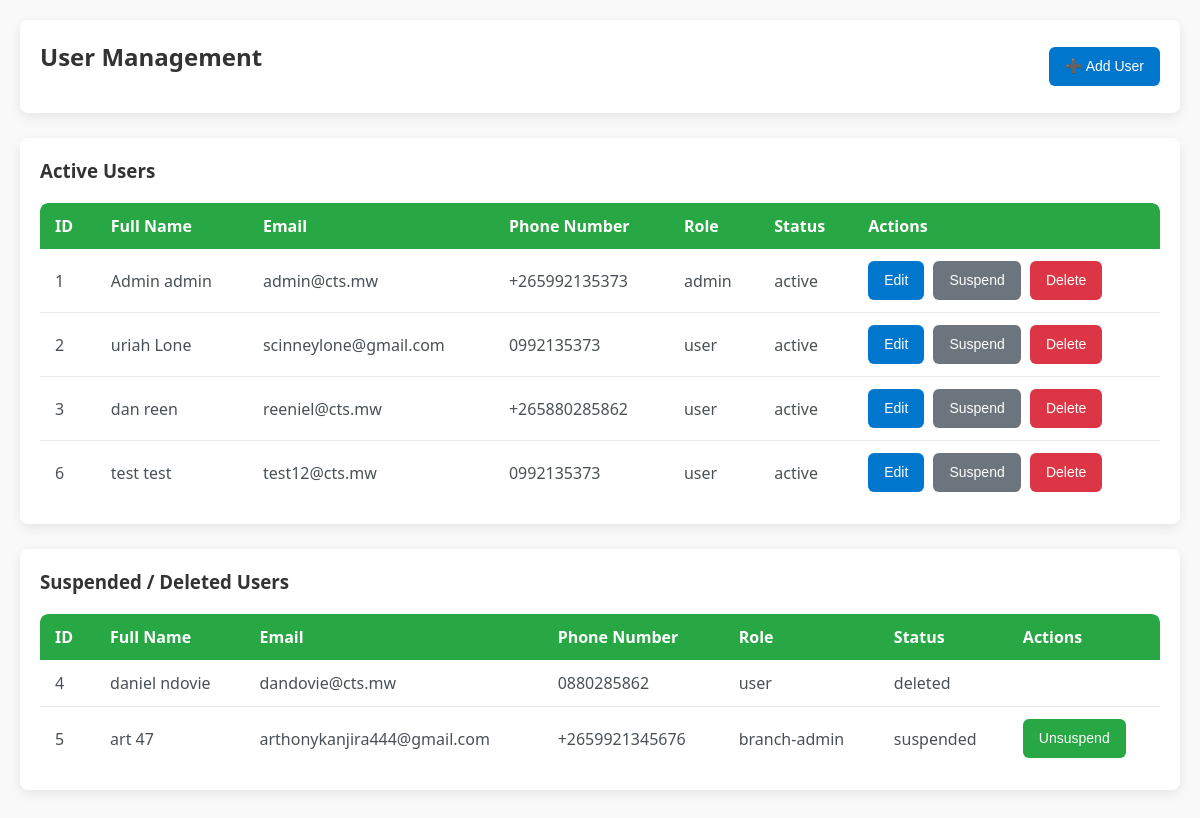
/sections/users.php, run on the app's committed database.
### tables this page shows
CREATE TABLE `users` (
  `id` int(11) NOT NULL,
  `name` varchar(100) NOT NULL,
  `surname` varchar(100) NOT NULL,
  `email` varchar(100) NOT NULL,
  `password` varchar(255) NOT NULL,
  `role` enum('user','admin','branch-admin','receptionist','driver') NOT NULL DEFAULT 'user',
  `created_at` timestamp NOT NULL DEFAULT current_timestamp(),
  `phone_number` varchar(15) NOT NULL,
  `status` enum('active','suspended','deleted') NOT NULL DEFAULT 'active'
);

### sections/users.php (the view, shortened to what this page needs)
<?php
include './db/connection.php';
?>
<div class="card">
    <div class="user-management-header">
        <h2>User Management</h2>
        <button onclick="openAddUserModal()" class="btn btn-primary">➕ Add User</button>
    </div>
</div>
<div class="card">
    <h3>Active Users</h3>
    <table class="user-table">
        <thead>
            <tr>
                <th>ID</th>
                <th>Full Name</th>
                <th>Email</th>
                <th>Phone Number</th>
                <th>Role</th>
                <th>Status</th>
                <th>Actions</th>
            </tr>
        </thead>
        <tbody id="active-users-body">
        <?php
        $query = "SELECT id, name, surname, email, phone_number, role, status FROM users WHERE status = 'active'";
        $result = mysqli_query($connection, $query);
        if (!$result) {
            echo "<tr><td colspan='7'>Error: " . mysqli_error($connection) . "</td></tr>";
        } else {
            while ($row = mysqli_fetch_assoc($result)) {
                $fullName = htmlspecialchars($row['name'] . ' ' . $row['surname'], ENT_QUOTES);
                $email = htmlspecialchars($row['email'], ENT_QUOTES);
                $phone_number = htmlspecialchars($row['phone_number'], ENT_QUOTES);
                $role = htmlspecialchars($row['role'], ENT_QUOTES);
                $status = htmlspecialchars($row['status'], ENT_QUOTES);
                echo "<tr>
                    <td>{$row['id']}</td>
                    <td>{$fullName}</td>
                    <td>{$email}</td>
                    <td>{$phone_number}</td>
                    <td>{$role}</td>
                    <td>{$status}</td>
                    <td>
                        <button
                            class='btn btn-warning edit-user-btn'
                            data-id='{$row['id']}'
                            data-name=\"" . htmlspecialchars($row['name'], ENT_QUOTES) . "\"
                            data-surname=\"" . htmlspecialchars($row['surname'], ENT_QUOTES) . "\"
                            data-email=\"" . htmlspecialchars($row['email'], ENT_QUOTES) . "\"
                            data-phone_number=\"" . htmlspecialchars($row['phone_number'], ENT_QUOTES) . "\"
                            data-role=\"" . htmlspecialchars($row['role'], ENT_QUOTES) . "\"
                        >Edit</button>
                        <button
                            class='btn btn-secondary suspend-user-btn'
                            data-id='{$row['id']}'
                        >Suspend</button>
                        <button
                            class='btn btn-danger delete-user-btn'
                            data-id='{$row['id']}'
                        >Delete</button>
                    </td>
                </tr>";
            }
        }
        ?>
        </tbody>
    </table>
</div>
<div class="card">
    <h3>Suspended / Deleted Users</h3>
    <table class="user-table">
        <thead>
            <tr>
                <th>ID</th>
                <th>Full Name</th>
                <th>Email</th>
                <th>Phone Number</th>
                <th>Role</th>
                <th>Status</th>
                <th>Actions</th>
            </tr>
        </thead>
        <tbody id="suspended-users-body">
        <?php
        $query_suspended = "SELECT id, name, surname, email, phone_number, role, status FROM users WHERE status IN ('suspended', 'deleted')";
        $result_suspended = mysqli_query($connection, $query_suspended);
        if (!$result_suspended) {
            echo "<tr><td colspan='7'>Error: " . mysqli_error($connection) . "</td></tr>";
        } else {
            while ($row_suspended = mysqli_fetch_assoc($result_suspended)) {
                $fullName_suspended = htmlspecialchars($row_suspended['name'] . ' ' . $row_suspended['surname'], ENT_QUOTES);
                $email_suspended = htmlspecialchars($row_suspended['email'], ENT_QUOTES);
                $phone_number_suspended = htmlspecialchars($row_suspended['phone_number'], ENT_QUOTES);
                $role_suspended = htmlspecialchars($row_suspended['role'], ENT_QUOTES);
                $status_suspended = htmlspecialchars($row_suspended['status'], ENT_QUOTES);
                echo "<tr>
                    <td>{$row_suspended['id']}</td>
                    <td>{$fullName_suspended}</td>
                    <td>{$email_suspended}</td>
                    <td>{$phone_number_suspended}</td>
                    <td>{$role_suspended}</td>
                    <td>{$status_suspended}</td>
                    <td>";
                if ($row_suspended['status'] === 'suspended') {
                    echo "<button
                            class='btn btn-success unsuspend-user-btn'
                            data-id='{$row_suspended['id']}'
                        >Unsuspend</button>";
                }
                echo "</td>
                </tr>";
            }
        }
        ?>
        </tbody>
    </table>
</div>

### sections/users.php (style rules this page uses)
.card { background-color: #fff; border-radius: 8px; box-shadow: 0 4px 12px rgba(0,0,0,0.08); padding: 20px; margin-bottom: 25px; overflow: auto; }
.card h2, .card h3 { margin-top: 0; margin-bottom: 20px; color: #333; }
.user-management-header { display: flex; justify-content: space-between; align-items: center; }
.user-table { width: 100%; border-collapse: collapse; margin-top: 15px; overflow: hidden; border-radius: 8px; }
.user-table th { background-color: #28a745; color: white; padding: 12px 15px; text-align: left; font-weight: 600; }
.user-table th:first-child { border-top-left-radius: 8px; }
.user-table th:last-child { border-top-right-radius: 8px; }
.user-table td { padding: 12px 15px; border-bottom: 1px solid #e9ecef; color: #495057; }
.user-table tr:last-child td { border-bottom: none; }
.user-table td .btn { margin-right: 5px; }
.user-table td .btn:last-child { margin-right: 0; }
.btn { padding: 9px 16px; border: none; border-radius: 6px; font-size: 14px; cursor: pointer; transition: background-color 0.2s ease-in-out, box-shadow 0.2s ease-in-out, transform 0.1s ease; font-weight: 500; line-height: 1.5; text-decoration: none; display: inline-block; vertical-align: middle; }
.btn-primary { background-color: #0077cc; color: #fff; }
.btn-success { background-color: #28a745; color: #fff; }
.btn-warning { background-color: #0077cc; color: #fff; }
.btn-secondary { background-color: #6c757d; color: #fff; }
.btn-danger { background-color: #dc3545; color: white; }

### data on the page
users: id "1", fullName "Admin admin", email "admin@cts.mw", phone_number "+265992135373", role "admin", status "active"
users: id "2", fullName "uriah Lone", email "scinneylone@gmail.com", phone_number "0992135373", role "user", status "active"
users: id "3", fullName "dan reen", email "reeniel@cts.mw", phone_number "+265880285862", role "user", status "active"
users: id "6", fullName "test test", email "test12@cts.mw", phone_number "0992135373", role "user", status "active"
users: id "4", fullName_suspended "daniel ndovie", email "dandovie@cts.mw", phone_number "0880285862", role "user", status "deleted"
users: id "5", fullName_suspended "art 47", email "arthonykanjira444@gmail.com", phone_number "+2659921345676", role "branch-admin", status "suspended"
